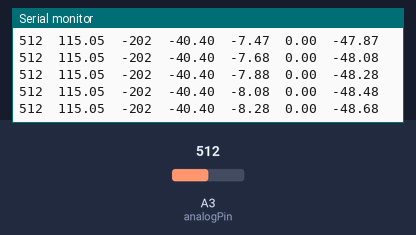
Bench run of a sketch on a simulated Arduino Uno, built with avr-gcc and run on an emulated ATmega328P. On the bench: the last lines printed to the serial monitor. The inputs (shaded band) are chosen by the test bench; at power-on: A3 (analogPin) = 512.

Above: at 4.2 s.
4.3 s: A3 (analogPin) set to 982
At 4.31 s:
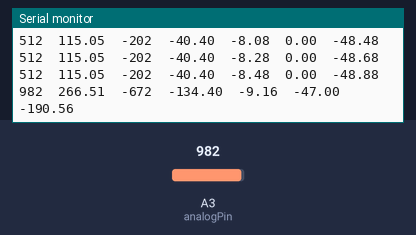
7.3 s: A3 (analogPin) set to 1006
At 7.39 s:
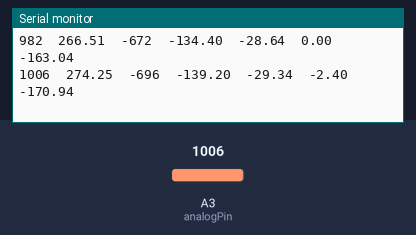
Timing chart, 0 to 10.3 s (numbered marks = the images above; inputs shaded):
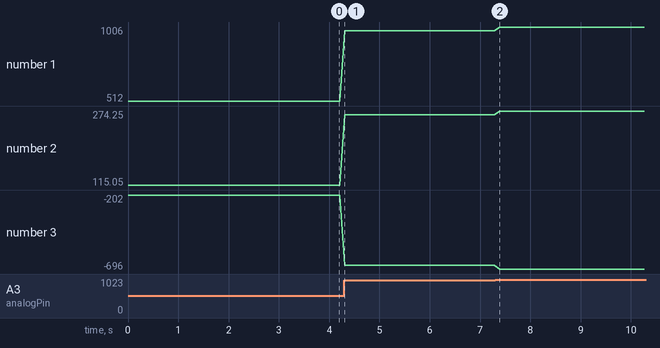

The sketch:

anTempRead_may08a.ino
```cpp
int analogPin = 3;     // potentiometer wiper (middle terminal) connected to analog pin 3

                       // outside leads to ground and +5V

int adc_fs = 1024;
int adc_voq = 155;

int val = 0;           // variable to store the value read
float temp_c = 0;

int setpoint = 310;
int error = 0;
int lasterror = 0;

float deltaT = 0.1;
float Ppart, Ipart, Dpart, out;
float kp = 0.2;
float ki = 0.01;
float kd = 0.01;

float maxout = 10000;
float minout = -10000;

void setup()

{

  Serial.begin(9600);          //  setup serial

}


void loop()

{

  val = analogRead(analogPin);    // read the input pin
  temp_c = (val - 155 ) / 3.10303;

  error = setpoint - val;
  Ppart = error * kp;

  if ((Ppart >0 && out <maxout )||(Ppart < 0 && out >minout ))/**antiwindup condition**/
    Ipart= Ipart + ki*error*deltaT;

  Dpart= (kd *(error - lasterror ))/deltaT;

  out = Ppart+Ipart+Dpart; //total output

  lasterror = error;

  Serial.print(val);             // debug value
  Serial.print("\t");
  Serial.print(temp_c);
  Serial.print("\t");
  Serial.print(error);
  Serial.print("\t");
  Serial.print(Ppart);
  Serial.print("\t");
  Serial.print(Ipart);
  Serial.print("\t");
  Serial.print(Dpart);
  Serial.print("\t");
  Serial.print(out);
  Serial.print("\n");

  delay(100);


}
```

Measured:
- after the input at 4.3 s, the serial monitor: prints a new line at once (image 1)
- after the input at 7.3 s, the serial monitor: prints a new line after 0.09 s (image 2)
- plotted number 1: 512 → 982 after the input at 4.3 s, 982 → 1006 after the input at 7.3 s
- plotted number 2: 115.05 → 266.51 after the input at 4.3 s, 266.51 → 274.25 after the input at 7.3 s
- plotted number 3: -202 → -672 after the input at 4.3 s, -672 → -696 after the input at 7.3 s
